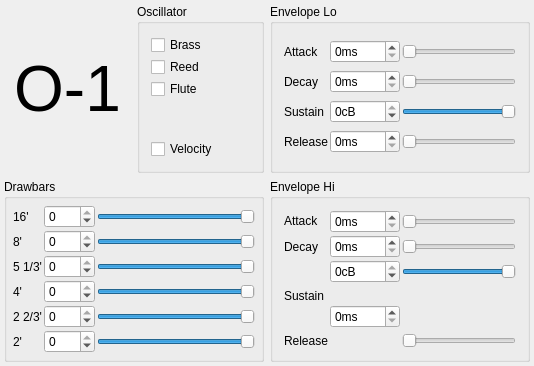
<?xml version="1.0" encoding="UTF-8"?>
<ui version="4.0">
 <class>OrganGuiBase</class>
 <widget class="QWidget" name="OrganGuiBase">
  <property name="geometry">
   <rect>
    <x>0</x>
    <y>0</y>
    <width>534</width>
    <height>366</height>
   </rect>
  </property>
  <property name="sizePolicy">
   <sizepolicy hsizetype="Expanding" vsizetype="Preferred">
    <horstretch>0</horstretch>
    <verstretch>0</verstretch>
   </sizepolicy>
  </property>
  <property name="windowTitle">
   <string>OOMidi: Organ</string>
  </property>
  <layout class="QGridLayout">
   <property name="margin">
    <number>4</number>
   </property>
   <property name="spacing">
    <number>6</number>
   </property>
   <item row="1" column="0">
    <widget class="QGroupBox" name="GroupBox1">
     <property name="sizePolicy">
      <sizepolicy hsizetype="Expanding" vsizetype="Expanding">
       <horstretch>0</horstretch>
       <verstretch>0</verstretch>
      </sizepolicy>
     </property>
     <property name="title">
      <string>Drawbars</string>
     </property>
     <layout class="QGridLayout">
      <property name="margin">
       <number>6</number>
      </property>
      <property name="spacing">
       <number>2</number>
      </property>
      <item row="0" column="0">
       <widget class="QLabel" name="TextLabel1">
        <property name="text">
         <string>16'</string>
        </property>
        <property name="wordWrap">
         <bool>false</bool>
        </property>
       </widget>
      </item>
      <item row="3" column="0">
       <widget class="QLabel" name="TextLabel4">
        <property name="text">
         <string>4'</string>
        </property>
        <property name="wordWrap">
         <bool>false</bool>
        </property>
       </widget>
      </item>
      <item row="4" column="0">
       <widget class="QLabel" name="TextLabel5">
        <property name="text">
         <string>2 2/3'</string>
        </property>
        <property name="wordWrap">
         <bool>false</bool>
        </property>
       </widget>
      </item>
      <item row="5" column="0">
       <widget class="QLabel" name="TextLabel6">
        <property name="text">
         <string>2'</string>
        </property>
        <property name="wordWrap">
         <bool>false</bool>
        </property>
       </widget>
      </item>
      <item row="2" column="0">
       <widget class="QLabel" name="TextLabel2">
        <property name="text">
         <string>5 1/3'</string>
        </property>
        <property name="wordWrap">
         <bool>false</bool>
        </property>
       </widget>
      </item>
      <item row="1" column="0">
       <widget class="QLabel" name="TextLabel3">
        <property name="text">
         <string>8'</string>
        </property>
        <property name="wordWrap">
         <bool>false</bool>
        </property>
       </widget>
      </item>
      <item row="1" column="2">
       <widget class="QSlider" name="p2">
        <property name="minimum">
         <number>-960</number>
        </property>
        <property name="maximum">
         <number>0</number>
        </property>
        <property name="pageStep">
         <number>1</number>
        </property>
        <property name="orientation">
         <enum>Qt::Horizontal</enum>
        </property>
        <property name="tickPosition">
         <enum>QSlider::NoTicks</enum>
        </property>
        <property name="tickInterval">
         <number>10</number>
        </property>
       </widget>
      </item>
      <item row="2" column="2">
       <widget class="QSlider" name="p3">
        <property name="minimum">
         <number>-960</number>
        </property>
        <property name="maximum">
         <number>0</number>
        </property>
        <property name="pageStep">
         <number>1</number>
        </property>
        <property name="orientation">
         <enum>Qt::Horizontal</enum>
        </property>
        <property name="tickPosition">
         <enum>QSlider::NoTicks</enum>
        </property>
        <property name="tickInterval">
         <number>10</number>
        </property>
       </widget>
      </item>
      <item row="3" column="2">
       <widget class="QSlider" name="p4">
        <property name="minimum">
         <number>-960</number>
        </property>
        <property name="maximum">
         <number>0</number>
        </property>
        <property name="pageStep">
         <number>1</number>
        </property>
        <property name="orientation">
         <enum>Qt::Horizontal</enum>
        </property>
        <property name="tickPosition">
         <enum>QSlider::NoTicks</enum>
        </property>
        <property name="tickInterval">
         <number>10</number>
        </property>
       </widget>
      </item>
      <item row="4" column="2">
       <widget class="QSlider" name="p5">
        <property name="minimum">
         <number>-960</number>
        </property>
        <property name="maximum">
         <number>0</number>
        </property>
        <property name="pageStep">
         <number>1</number>
        </property>
        <property name="orientation">
         <enum>Qt::Horizontal</enum>
        </property>
        <property name="tickPosition">
         <enum>QSlider::NoTicks</enum>
        </property>
        <property name="tickInterval">
         <number>10</number>
        </property>
       </widget>
      </item>
      <item row="5" column="2">
       <widget class="QSlider" name="p6">
        <property name="minimum">
         <number>-960</number>
        </property>
        <property name="maximum">
         <number>0</number>
        </property>
        <property name="pageStep">
         <number>1</number>
        </property>
        <property name="orientation">
         <enum>Qt::Horizontal</enum>
        </property>
        <property name="tickPosition">
         <enum>QSlider::NoTicks</enum>
        </property>
        <property name="tickInterval">
         <number>10</number>
        </property>
       </widget>
      </item>
      <item row="0" column="2">
       <widget class="QSlider" name="p1">
        <property name="sizePolicy">
         <sizepolicy hsizetype="Expanding" vsizetype="Fixed">
          <horstretch>0</horstretch>
          <verstretch>0</verstretch>
         </sizepolicy>
        </property>
        <property name="minimum">
         <number>-960</number>
        </property>
        <property name="maximum">
         <number>0</number>
        </property>
        <property name="pageStep">
         <number>1</number>
        </property>
        <property name="orientation">
         <enum>Qt::Horizontal</enum>
        </property>
        <property name="tickPosition">
         <enum>QSlider::NoTicks</enum>
        </property>
        <property name="tickInterval">
         <number>10</number>
        </property>
       </widget>
      </item>
      <item row="0" column="1">
       <widget class="QSpinBox" name="lcd1">
        <property name="minimum">
         <number>-960</number>
        </property>
        <property name="maximum">
         <number>0</number>
        </property>
       </widget>
      </item>
      <item row="1" column="1">
       <widget class="QSpinBox" name="lcd2">
        <property name="minimum">
         <number>-960</number>
        </property>
        <property name="maximum">
         <number>0</number>
        </property>
        <property name="singleStep">
         <number>10</number>
        </property>
       </widget>
      </item>
      <item row="2" column="1">
       <widget class="QSpinBox" name="lcd3">
        <property name="minimum">
         <number>-960</number>
        </property>
        <property name="maximum">
         <number>0</number>
        </property>
        <property name="singleStep">
         <number>10</number>
        </property>
       </widget>
      </item>
      <item row="3" column="1">
       <widget class="QSpinBox" name="lcd4">
        <property name="minimum">
         <number>-960</number>
        </property>
        <property name="maximum">
         <number>0</number>
        </property>
        <property name="singleStep">
         <number>10</number>
        </property>
       </widget>
      </item>
      <item row="4" column="1">
       <widget class="QSpinBox" name="lcd5">
        <property name="minimum">
         <number>-960</number>
        </property>
        <property name="maximum">
         <number>0</number>
        </property>
        <property name="singleStep">
         <number>10</number>
        </property>
       </widget>
      </item>
      <item row="5" column="1">
       <widget class="QSpinBox" name="lcd6">
        <property name="minimum">
         <number>-960</number>
        </property>
        <property name="maximum">
         <number>0</number>
        </property>
        <property name="singleStep">
         <number>10</number>
        </property>
       </widget>
      </item>
     </layout>
    </widget>
   </item>
   <item row="1" column="1">
    <widget class="QGroupBox" name="GroupBox4">
     <property name="sizePolicy">
      <sizepolicy hsizetype="Expanding" vsizetype="Expanding">
       <horstretch>0</horstretch>
       <verstretch>0</verstretch>
      </sizepolicy>
     </property>
     <property name="title">
      <string>Envelope Hi</string>
     </property>
     <layout class="QGridLayout">
      <property name="margin">
       <number>11</number>
      </property>
      <property name="spacing">
       <number>2</number>
      </property>
      <item row="4" column="0">
       <widget class="QLabel" name="TextLabel14">
        <property name="text">
         <string>Release</string>
        </property>
        <property name="wordWrap">
         <bool>false</bool>
        </property>
       </widget>
      </item>
      <item row="2" column="0" rowspan="2">
       <widget class="QLabel" name="TextLabel13">
        <property name="text">
         <string>Sustain</string>
        </property>
        <property name="wordWrap">
         <bool>false</bool>
        </property>
       </widget>
      </item>
      <item row="1" column="0">
       <widget class="QLabel" name="TextLabel12">
        <property name="text">
         <string>Decay</string>
        </property>
        <property name="wordWrap">
         <bool>false</bool>
        </property>
       </widget>
      </item>
      <item row="0" column="0">
       <widget class="QLabel" name="TextLabel11">
        <property name="sizePolicy">
         <sizepolicy hsizetype="Preferred" vsizetype="Maximum">
          <horstretch>0</horstretch>
          <verstretch>0</verstretch>
         </sizepolicy>
        </property>
        <property name="text">
         <string>Attack</string>
        </property>
        <property name="wordWrap">
         <bool>false</bool>
        </property>
       </widget>
      </item>
      <item row="4" column="2">
       <widget class="QSlider" name="p14">
        <property name="maximum">
         <number>500</number>
        </property>
        <property name="pageStep">
         <number>1</number>
        </property>
        <property name="orientation">
         <enum>Qt::Horizontal</enum>
        </property>
        <property name="tickPosition">
         <enum>QSlider::NoTicks</enum>
        </property>
        <property name="tickInterval">
         <number>50</number>
        </property>
       </widget>
      </item>
      <item row="2" column="2">
       <widget class="QSlider" name="p13">
        <property name="minimum">
         <number>-960</number>
        </property>
        <property name="maximum">
         <number>0</number>
        </property>
        <property name="pageStep">
         <number>1</number>
        </property>
        <property name="orientation">
         <enum>Qt::Horizontal</enum>
        </property>
        <property name="tickPosition">
         <enum>QSlider::NoTicks</enum>
        </property>
        <property name="tickInterval">
         <number>10</number>
        </property>
       </widget>
      </item>
      <item row="1" column="2">
       <widget class="QSlider" name="p12">
        <property name="maximum">
         <number>5000</number>
        </property>
        <property name="pageStep">
         <number>1</number>
        </property>
        <property name="orientation">
         <enum>Qt::Horizontal</enum>
        </property>
        <property name="tickPosition">
         <enum>QSlider::NoTicks</enum>
        </property>
        <property name="tickInterval">
         <number>500</number>
        </property>
       </widget>
      </item>
      <item row="0" column="1">
       <widget class="QSpinBox" name="lcd11">
        <property name="sizePolicy">
         <sizepolicy hsizetype="Preferred" vsizetype="Fixed">
          <horstretch>0</horstretch>
          <verstretch>0</verstretch>
         </sizepolicy>
        </property>
        <property name="suffix">
         <string>ms</string>
        </property>
        <property name="maximum">
         <number>500</number>
        </property>
       </widget>
      </item>
      <item row="0" column="2">
       <widget class="QSlider" name="p11">
        <property name="sizePolicy">
         <sizepolicy hsizetype="Expanding" vsizetype="Fixed">
          <horstretch>0</horstretch>
          <verstretch>0</verstretch>
         </sizepolicy>
        </property>
        <property name="maximum">
         <number>500</number>
        </property>
        <property name="pageStep">
         <number>1</number>
        </property>
        <property name="orientation">
         <enum>Qt::Horizontal</enum>
        </property>
        <property name="tickPosition">
         <enum>QSlider::NoTicks</enum>
        </property>
        <property name="tickInterval">
         <number>50</number>
        </property>
       </widget>
      </item>
      <item row="1" column="1">
       <widget class="QSpinBox" name="lcd12">
        <property name="sizePolicy">
         <sizepolicy hsizetype="Preferred" vsizetype="Fixed">
          <horstretch>0</horstretch>
          <verstretch>0</verstretch>
         </sizepolicy>
        </property>
        <property name="suffix">
         <string>ms</string>
        </property>
        <property name="maximum">
         <number>5000</number>
        </property>
       </widget>
      </item>
      <item row="2" column="1">
       <widget class="QSpinBox" name="lcd13">
        <property name="sizePolicy">
         <sizepolicy hsizetype="Preferred" vsizetype="Fixed">
          <horstretch>0</horstretch>
          <verstretch>0</verstretch>
         </sizepolicy>
        </property>
        <property name="suffix">
         <string>cB</string>
        </property>
        <property name="minimum">
         <number>-960</number>
        </property>
        <property name="maximum">
         <number>0</number>
        </property>
       </widget>
      </item>
      <item row="3" column="1" rowspan="2">
       <widget class="QSpinBox" name="lcd14">
        <property name="sizePolicy">
         <sizepolicy hsizetype="Preferred" vsizetype="Fixed">
          <horstretch>0</horstretch>
          <verstretch>0</verstretch>
         </sizepolicy>
        </property>
        <property name="suffix">
         <string>ms</string>
        </property>
        <property name="maximum">
         <number>500</number>
        </property>
       </widget>
      </item>
     </layout>
    </widget>
   </item>
   <item row="0" column="1">
    <widget class="QGroupBox" name="GroupBox2">
     <property name="sizePolicy">
      <sizepolicy hsizetype="Expanding" vsizetype="Expanding">
       <horstretch>0</horstretch>
       <verstretch>0</verstretch>
      </sizepolicy>
     </property>
     <property name="title">
      <string>Envelope Lo</string>
     </property>
     <property name="alignment">
      <set>Qt::AlignLeading</set>
     </property>
     <layout class="QGridLayout">
      <property name="margin">
       <number>11</number>
      </property>
      <property name="spacing">
       <number>2</number>
      </property>
      <item row="0" column="0">
       <widget class="QLabel" name="TextLabel7">
        <property name="text">
         <string>Attack</string>
        </property>
        <property name="wordWrap">
         <bool>false</bool>
        </property>
       </widget>
      </item>
      <item row="1" column="0">
       <widget class="QLabel" name="TextLabel8">
        <property name="text">
         <string>Decay</string>
        </property>
        <property name="wordWrap">
         <bool>false</bool>
        </property>
       </widget>
      </item>
      <item row="2" column="0">
       <widget class="QLabel" name="TextLabel9">
        <property name="text">
         <string>Sustain</string>
        </property>
        <property name="wordWrap">
         <bool>false</bool>
        </property>
       </widget>
      </item>
      <item row="3" column="0">
       <widget class="QLabel" name="TextLabel10">
        <property name="text">
         <string>Release</string>
        </property>
        <property name="wordWrap">
         <bool>false</bool>
        </property>
       </widget>
      </item>
      <item row="0" column="2">
       <widget class="QSlider" name="p7">
        <property name="sizePolicy">
         <sizepolicy hsizetype="Expanding" vsizetype="Fixed">
          <horstretch>0</horstretch>
          <verstretch>0</verstretch>
         </sizepolicy>
        </property>
        <property name="minimumSize">
         <size>
          <width>80</width>
          <height>0</height>
         </size>
        </property>
        <property name="maximum">
         <number>500</number>
        </property>
        <property name="pageStep">
         <number>1</number>
        </property>
        <property name="orientation">
         <enum>Qt::Horizontal</enum>
        </property>
        <property name="tickPosition">
         <enum>QSlider::NoTicks</enum>
        </property>
        <property name="tickInterval">
         <number>50</number>
        </property>
       </widget>
      </item>
      <item row="1" column="2">
       <widget class="QSlider" name="p8">
        <property name="maximum">
         <number>5000</number>
        </property>
        <property name="pageStep">
         <number>1</number>
        </property>
        <property name="orientation">
         <enum>Qt::Horizontal</enum>
        </property>
        <property name="tickPosition">
         <enum>QSlider::NoTicks</enum>
        </property>
        <property name="tickInterval">
         <number>500</number>
        </property>
       </widget>
      </item>
      <item row="2" column="2">
       <widget class="QSlider" name="p9">
        <property name="minimum">
         <number>-960</number>
        </property>
        <property name="maximum">
         <number>0</number>
        </property>
        <property name="pageStep">
         <number>1</number>
        </property>
        <property name="orientation">
         <enum>Qt::Horizontal</enum>
        </property>
        <property name="tickPosition">
         <enum>QSlider::NoTicks</enum>
        </property>
        <property name="tickInterval">
         <number>10</number>
        </property>
       </widget>
      </item>
      <item row="3" column="2">
       <widget class="QSlider" name="p10">
        <property name="maximum">
         <number>500</number>
        </property>
        <property name="pageStep">
         <number>1</number>
        </property>
        <property name="orientation">
         <enum>Qt::Horizontal</enum>
        </property>
        <property name="tickPosition">
         <enum>QSlider::NoTicks</enum>
        </property>
        <property name="tickInterval">
         <number>50</number>
        </property>
       </widget>
      </item>
      <item row="0" column="1">
       <widget class="QSpinBox" name="lcd7">
        <property name="sizePolicy">
         <sizepolicy hsizetype="Minimum" vsizetype="Fixed">
          <horstretch>0</horstretch>
          <verstretch>0</verstretch>
         </sizepolicy>
        </property>
        <property name="suffix">
         <string>ms</string>
        </property>
        <property name="maximum">
         <number>500</number>
        </property>
       </widget>
      </item>
      <item row="1" column="1">
       <widget class="QSpinBox" name="lcd8">
        <property name="sizePolicy">
         <sizepolicy hsizetype="Minimum" vsizetype="Fixed">
          <horstretch>0</horstretch>
          <verstretch>0</verstretch>
         </sizepolicy>
        </property>
        <property name="suffix">
         <string>ms</string>
        </property>
        <property name="maximum">
         <number>5000</number>
        </property>
       </widget>
      </item>
      <item row="2" column="1">
       <widget class="QSpinBox" name="lcd9">
        <property name="sizePolicy">
         <sizepolicy hsizetype="Minimum" vsizetype="Fixed">
          <horstretch>0</horstretch>
          <verstretch>0</verstretch>
         </sizepolicy>
        </property>
        <property name="suffix">
         <string>cB</string>
        </property>
        <property name="minimum">
         <number>-960</number>
        </property>
        <property name="maximum">
         <number>0</number>
        </property>
        <property name="value">
         <number>0</number>
        </property>
       </widget>
      </item>
      <item row="3" column="1">
       <widget class="QSpinBox" name="lcd10">
        <property name="sizePolicy">
         <sizepolicy hsizetype="Minimum" vsizetype="Fixed">
          <horstretch>0</horstretch>
          <verstretch>0</verstretch>
         </sizepolicy>
        </property>
        <property name="suffix">
         <string>ms</string>
        </property>
        <property name="maximum">
         <number>500</number>
        </property>
       </widget>
      </item>
     </layout>
    </widget>
   </item>
   <item row="0" column="0">
    <layout class="QHBoxLayout">
     <item>
      <widget class="QLabel" name="TextLabel1_2">
       <property name="sizePolicy">
        <sizepolicy hsizetype="Expanding" vsizetype="Preferred">
         <horstretch>0</horstretch>
         <verstretch>0</verstretch>
        </sizepolicy>
       </property>
       <property name="font">
        <font>
         <pointsize>48</pointsize>
        </font>
       </property>
       <property name="text">
        <string>O-1</string>
       </property>
       <property name="alignment">
        <set>Qt::AlignCenter</set>
       </property>
       <property name="wordWrap">
        <bool>false</bool>
       </property>
      </widget>
     </item>
     <item>
      <widget class="QGroupBox" name="GroupBox3">
       <property name="sizePolicy">
        <sizepolicy hsizetype="Expanding" vsizetype="Expanding">
         <horstretch>0</horstretch>
         <verstretch>0</verstretch>
        </sizepolicy>
       </property>
       <property name="title">
        <string>Oscillator</string>
       </property>
       <layout class="QVBoxLayout">
        <property name="spacing">
         <number>2</number>
        </property>
        <property name="margin">
         <number>11</number>
        </property>
        <item>
         <widget class="QCheckBox" name="sw1">
          <property name="sizePolicy">
           <sizepolicy hsizetype="Preferred" vsizetype="Minimum">
            <horstretch>0</horstretch>
            <verstretch>0</verstretch>
           </sizepolicy>
          </property>
          <property name="text">
           <string>Brass</string>
          </property>
         </widget>
        </item>
        <item>
         <widget class="QCheckBox" name="sw2">
          <property name="sizePolicy">
           <sizepolicy hsizetype="Preferred" vsizetype="Minimum">
            <horstretch>0</horstretch>
            <verstretch>0</verstretch>
           </sizepolicy>
          </property>
          <property name="text">
           <string>Reed</string>
          </property>
         </widget>
        </item>
        <item>
         <widget class="QCheckBox" name="sw3">
          <property name="sizePolicy">
           <sizepolicy hsizetype="Preferred" vsizetype="Minimum">
            <horstretch>0</horstretch>
            <verstretch>0</verstretch>
           </sizepolicy>
          </property>
          <property name="text">
           <string>Flute</string>
          </property>
         </widget>
        </item>
        <item>
         <spacer name="spacer1">
          <property name="orientation">
           <enum>Qt::Vertical</enum>
          </property>
          <property name="sizeType">
           <enum>QSizePolicy::Expanding</enum>
          </property>
          <property name="sizeHint" stdset="0">
           <size>
            <width>20</width>
            <height>20</height>
           </size>
          </property>
         </spacer>
        </item>
        <item>
         <widget class="QCheckBox" name="sw4">
          <property name="text">
           <string>Velocity</string>
          </property>
         </widget>
        </item>
       </layout>
      </widget>
     </item>
    </layout>
   </item>
  </layout>
 </widget>
 <layoutdefault spacing="6" margin="11"/>
 <tabstops>
  <tabstop>p1</tabstop>
  <tabstop>p3</tabstop>
  <tabstop>p2</tabstop>
  <tabstop>p4</tabstop>
  <tabstop>p5</tabstop>
  <tabstop>p6</tabstop>
  <tabstop>p7</tabstop>
  <tabstop>p8</tabstop>
  <tabstop>p9</tabstop>
  <tabstop>p10</tabstop>
  <tabstop>p11</tabstop>
  <tabstop>p12</tabstop>
  <tabstop>p13</tabstop>
  <tabstop>p14</tabstop>
  <tabstop>sw1</tabstop>
  <tabstop>sw2</tabstop>
  <tabstop>sw3</tabstop>
 </tabstops>
 <resources/>
 <connections>
  <connection>
   <sender>p11</sender>
   <signal>valueChanged(int)</signal>
   <receiver>lcd11</receiver>
   <slot>setValue(int)</slot>
   <hints>
    <hint type="sourcelabel">
     <x>20</x>
     <y>20</y>
    </hint>
    <hint type="destinationlabel">
     <x>20</x>
     <y>20</y>
    </hint>
   </hints>
  </connection>
  <connection>
   <sender>p12</sender>
   <signal>valueChanged(int)</signal>
   <receiver>lcd12</receiver>
   <slot>setValue(int)</slot>
   <hints>
    <hint type="sourcelabel">
     <x>20</x>
     <y>20</y>
    </hint>
    <hint type="destinationlabel">
     <x>20</x>
     <y>20</y>
    </hint>
   </hints>
  </connection>
  <connection>
   <sender>p13</sender>
   <signal>valueChanged(int)</signal>
   <receiver>lcd13</receiver>
   <slot>setValue(int)</slot>
   <hints>
    <hint type="sourcelabel">
     <x>20</x>
     <y>20</y>
    </hint>
    <hint type="destinationlabel">
     <x>20</x>
     <y>20</y>
    </hint>
   </hints>
  </connection>
  <connection>
   <sender>p14</sender>
   <signal>valueChanged(int)</signal>
   <receiver>lcd14</receiver>
   <slot>setValue(int)</slot>
   <hints>
    <hint type="sourcelabel">
     <x>20</x>
     <y>20</y>
    </hint>
    <hint type="destinationlabel">
     <x>20</x>
     <y>20</y>
    </hint>
   </hints>
  </connection>
  <connection>
   <sender>p7</sender>
   <signal>valueChanged(int)</signal>
   <receiver>lcd7</receiver>
   <slot>setValue(int)</slot>
   <hints>
    <hint type="sourcelabel">
     <x>20</x>
     <y>20</y>
    </hint>
    <hint type="destinationlabel">
     <x>20</x>
     <y>20</y>
    </hint>
   </hints>
  </connection>
  <connection>
   <sender>p8</sender>
   <signal>valueChanged(int)</signal>
   <receiver>lcd8</receiver>
   <slot>setValue(int)</slot>
   <hints>
    <hint type="sourcelabel">
     <x>20</x>
     <y>20</y>
    </hint>
    <hint type="destinationlabel">
     <x>20</x>
     <y>20</y>
    </hint>
   </hints>
  </connection>
  <connection>
   <sender>p9</sender>
   <signal>valueChanged(int)</signal>
   <receiver>lcd9</receiver>
   <slot>setValue(int)</slot>
   <hints>
    <hint type="sourcelabel">
     <x>20</x>
     <y>20</y>
    </hint>
    <hint type="destinationlabel">
     <x>20</x>
     <y>20</y>
    </hint>
   </hints>
  </connection>
  <connection>
   <sender>p10</sender>
   <signal>valueChanged(int)</signal>
   <receiver>lcd10</receiver>
   <slot>setValue(int)</slot>
   <hints>
    <hint type="sourcelabel">
     <x>20</x>
     <y>20</y>
    </hint>
    <hint type="destinationlabel">
     <x>20</x>
     <y>20</y>
    </hint>
   </hints>
  </connection>
  <connection>
   <sender>p1</sender>
   <signal>valueChanged(int)</signal>
   <receiver>lcd1</receiver>
   <slot>setValue(int)</slot>
   <hints>
    <hint type="sourcelabel">
     <x>20</x>
     <y>20</y>
    </hint>
    <hint type="destinationlabel">
     <x>20</x>
     <y>20</y>
    </hint>
   </hints>
  </connection>
  <connection>
   <sender>p2</sender>
   <signal>valueChanged(int)</signal>
   <receiver>lcd2</receiver>
   <slot>setValue(int)</slot>
   <hints>
    <hint type="sourcelabel">
     <x>20</x>
     <y>20</y>
    </hint>
    <hint type="destinationlabel">
     <x>20</x>
     <y>20</y>
    </hint>
   </hints>
  </connection>
  <connection>
   <sender>p3</sender>
   <signal>valueChanged(int)</signal>
   <receiver>lcd3</receiver>
   <slot>setValue(int)</slot>
   <hints>
    <hint type="sourcelabel">
     <x>20</x>
     <y>20</y>
    </hint>
    <hint type="destinationlabel">
     <x>20</x>
     <y>20</y>
    </hint>
   </hints>
  </connection>
  <connection>
   <sender>p4</sender>
   <signal>valueChanged(int)</signal>
   <receiver>lcd4</receiver>
   <slot>setValue(int)</slot>
   <hints>
    <hint type="sourcelabel">
     <x>20</x>
     <y>20</y>
    </hint>
    <hint type="destinationlabel">
     <x>20</x>
     <y>20</y>
    </hint>
   </hints>
  </connection>
  <connection>
   <sender>p5</sender>
   <signal>valueChanged(int)</signal>
   <receiver>lcd5</receiver>
   <slot>setValue(int)</slot>
   <hints>
    <hint type="sourcelabel">
     <x>20</x>
     <y>20</y>
    </hint>
    <hint type="destinationlabel">
     <x>20</x>
     <y>20</y>
    </hint>
   </hints>
  </connection>
  <connection>
   <sender>p6</sender>
   <signal>valueChanged(int)</signal>
   <receiver>lcd6</receiver>
   <slot>setValue(int)</slot>
   <hints>
    <hint type="sourcelabel">
     <x>20</x>
     <y>20</y>
    </hint>
    <hint type="destinationlabel">
     <x>20</x>
     <y>20</y>
    </hint>
   </hints>
  </connection>
  <connection>
   <sender>lcd1</sender>
   <signal>valueChanged(int)</signal>
   <receiver>p1</receiver>
   <slot>setValue(int)</slot>
   <hints>
    <hint type="sourcelabel">
     <x>20</x>
     <y>20</y>
    </hint>
    <hint type="destinationlabel">
     <x>20</x>
     <y>20</y>
    </hint>
   </hints>
  </connection>
  <connection>
   <sender>lcd2</sender>
   <signal>valueChanged(int)</signal>
   <receiver>p2</receiver>
   <slot>setValue(int)</slot>
   <hints>
    <hint type="sourcelabel">
     <x>20</x>
     <y>20</y>
    </hint>
    <hint type="destinationlabel">
     <x>20</x>
     <y>20</y>
    </hint>
   </hints>
  </connection>
  <connection>
   <sender>lcd3</sender>
   <signal>valueChanged(int)</signal>
   <receiver>p3</receiver>
   <slot>setValue(int)</slot>
   <hints>
    <hint type="sourcelabel">
     <x>20</x>
     <y>20</y>
    </hint>
    <hint type="destinationlabel">
     <x>20</x>
     <y>20</y>
    </hint>
   </hints>
  </connection>
  <connection>
   <sender>lcd4</sender>
   <signal>valueChanged(int)</signal>
   <receiver>p4</receiver>
   <slot>setValue(int)</slot>
   <hints>
    <hint type="sourcelabel">
     <x>20</x>
     <y>20</y>
    </hint>
    <hint type="destinationlabel">
     <x>20</x>
     <y>20</y>
    </hint>
   </hints>
  </connection>
  <connection>
   <sender>lcd5</sender>
   <signal>valueChanged(int)</signal>
   <receiver>p5</receiver>
   <slot>setValue(int)</slot>
   <hints>
    <hint type="sourcelabel">
     <x>20</x>
     <y>20</y>
    </hint>
    <hint type="destinationlabel">
     <x>20</x>
     <y>20</y>
    </hint>
   </hints>
  </connection>
  <connection>
   <sender>lcd6</sender>
   <signal>valueChanged(int)</signal>
   <receiver>p6</receiver>
   <slot>setValue(int)</slot>
   <hints>
    <hint type="sourcelabel">
     <x>20</x>
     <y>20</y>
    </hint>
    <hint type="destinationlabel">
     <x>20</x>
     <y>20</y>
    </hint>
   </hints>
  </connection>
  <connection>
   <sender>lcd7</sender>
   <signal>valueChanged(int)</signal>
   <receiver>p7</receiver>
   <slot>setValue(int)</slot>
   <hints>
    <hint type="sourcelabel">
     <x>20</x>
     <y>20</y>
    </hint>
    <hint type="destinationlabel">
     <x>20</x>
     <y>20</y>
    </hint>
   </hints>
  </connection>
  <connection>
   <sender>lcd8</sender>
   <signal>valueChanged(int)</signal>
   <receiver>p8</receiver>
   <slot>setValue(int)</slot>
   <hints>
    <hint type="sourcelabel">
     <x>20</x>
     <y>20</y>
    </hint>
    <hint type="destinationlabel">
     <x>20</x>
     <y>20</y>
    </hint>
   </hints>
  </connection>
  <connection>
   <sender>lcd9</sender>
   <signal>valueChanged(int)</signal>
   <receiver>p9</receiver>
   <slot>setValue(int)</slot>
   <hints>
    <hint type="sourcelabel">
     <x>20</x>
     <y>20</y>
    </hint>
    <hint type="destinationlabel">
     <x>20</x>
     <y>20</y>
    </hint>
   </hints>
  </connection>
  <connection>
   <sender>lcd10</sender>
   <signal>valueChanged(int)</signal>
   <receiver>p10</receiver>
   <slot>setValue(int)</slot>
   <hints>
    <hint type="sourcelabel">
     <x>20</x>
     <y>20</y>
    </hint>
    <hint type="destinationlabel">
     <x>20</x>
     <y>20</y>
    </hint>
   </hints>
  </connection>
  <connection>
   <sender>lcd11</sender>
   <signal>valueChanged(int)</signal>
   <receiver>p11</receiver>
   <slot>setValue(int)</slot>
   <hints>
    <hint type="sourcelabel">
     <x>20</x>
     <y>20</y>
    </hint>
    <hint type="destinationlabel">
     <x>20</x>
     <y>20</y>
    </hint>
   </hints>
  </connection>
  <connection>
   <sender>lcd12</sender>
   <signal>valueChanged(int)</signal>
   <receiver>p12</receiver>
   <slot>setValue(int)</slot>
   <hints>
    <hint type="sourcelabel">
     <x>20</x>
     <y>20</y>
    </hint>
    <hint type="destinationlabel">
     <x>20</x>
     <y>20</y>
    </hint>
   </hints>
  </connection>
  <connection>
   <sender>lcd13</sender>
   <signal>valueChanged(int)</signal>
   <receiver>p13</receiver>
   <slot>setValue(int)</slot>
   <hints>
    <hint type="sourcelabel">
     <x>20</x>
     <y>20</y>
    </hint>
    <hint type="destinationlabel">
     <x>20</x>
     <y>20</y>
    </hint>
   </hints>
  </connection>
  <connection>
   <sender>lcd14</sender>
   <signal>valueChanged(int)</signal>
   <receiver>p14</receiver>
   <slot>setValue(int)</slot>
   <hints>
    <hint type="sourcelabel">
     <x>20</x>
     <y>20</y>
    </hint>
    <hint type="destinationlabel">
     <x>20</x>
     <y>20</y>
    </hint>
   </hints>
  </connection>
 </connections>
</ui>
